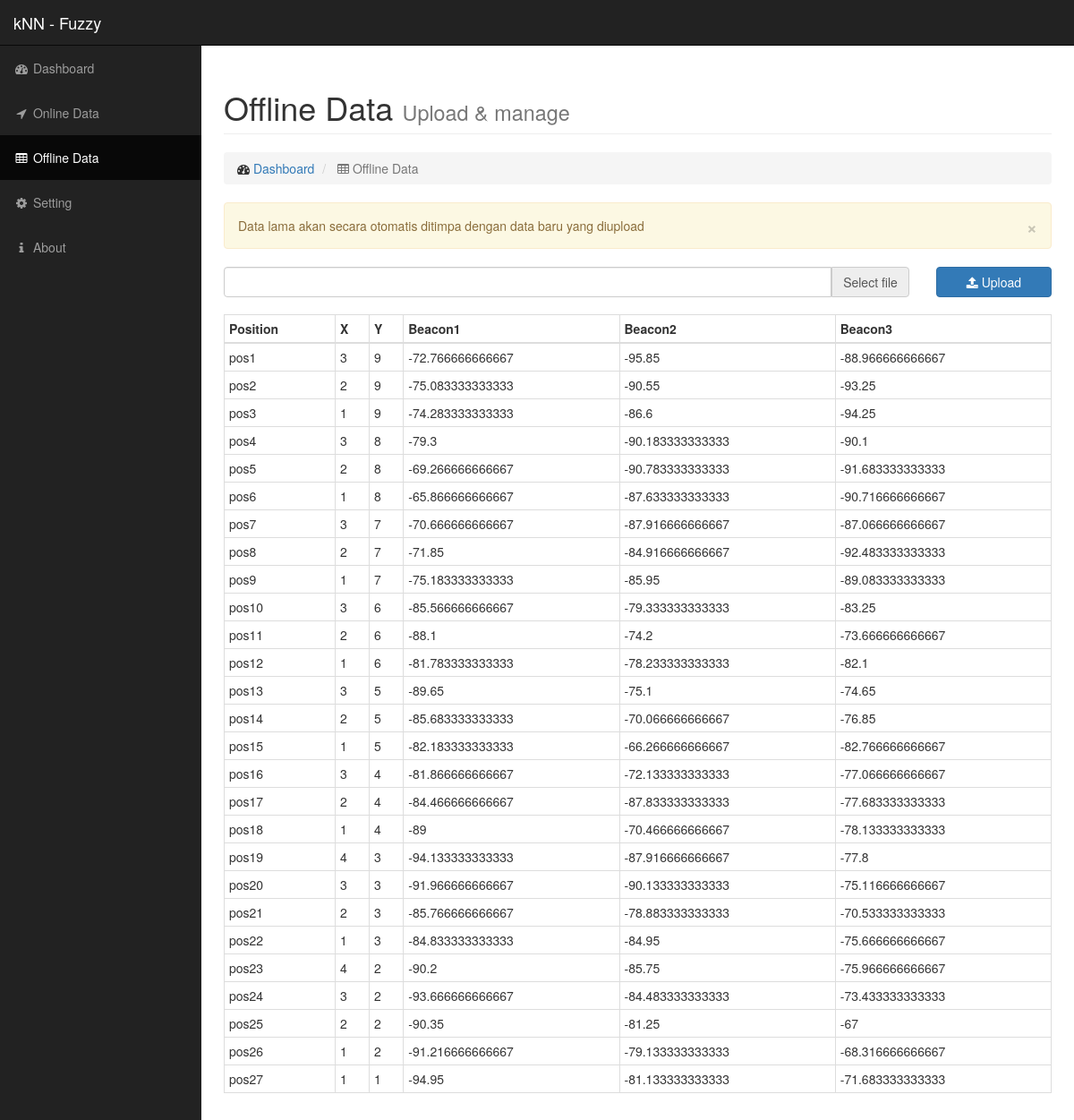
The page /offline.php on the database its author committed.
### tables this page shows
CREATE TABLE mst_offline (
			position varchar(50) PRIMARY KEY,
			x INTEGER, 
			y INTEGER, 			
			beacon1 REAL, 
			beacon2 REAL, 
			beacon3 REAL
			);

### include/config.php (called while the page is built, shortened)
<?php
$app_name = 'kNN - Fuzzy';
$route = basename($_SERVER["SCRIPT_FILENAME"], '.php');
?>

### offline.php (the view, shortened to what this page needs)
<?php
include('include/config.php');
include('include/common_function.php');
include('include/header.php');
?>
<link rel="stylesheet" type="text/css" href="css/plugins/fileinput.css">
<div class="container-fluid">
<div class="row">
    <div class="col-lg-12">
        <h1 class="page-header">
            Offline Data
            <small>Upload &amp; manage</small>
        </h1>
        <ol class="breadcrumb">
            <li>
                <i class="fa fa-dashboard"></i>  <a href="index.php">Dashboard</a>
            </li>
            <li class="active">
                <i class="fa fa-table"></i> Offline Data
            </li>
        </ol>
    </div>
</div>
<div class="alert alert-warning" id="alert-upload">
<button type="button" class="close" data-dismiss="alert" aria-label="Close"><span aria-hidden="true">&times;</span></button>
Data lama akan secara otomatis ditimpa dengan data baru yang diupload
</div>
<form method="post" enctype="multipart/form-data"   >
<div class="row">
    <div class="col-lg-10">
        <div class="fileinput fileinput-new input-group" data-provides="fileinput">
          <div class="form-control" data-trigger="fileinput"><i class="fa fa-file fileinput-exists"></i> <span class="fileinput-filename"></span></div>
          <span class="input-group-addon btn btn-default btn-file"><span class="fileinput-new">Select file</span><span class="fileinput-exists">Change</span><input type="file" name="file"></span>
        </div>
    </div>
    <div class="col-lg-2">
        <button type="submit" name="upload" class="btn btn-primary btn-block"><i class="fa fa-upload"></i> Upload</button>
    </div>
</div>
</form>
<?php
$result = $db->query('select * from mst_offline');
 ?>
<div class="row">
    <div class="col-md-12">
        <table class="table table-bordered table-condensed">
            <thead>
                <tr>
                    <th>Position</th>
                    <th>X</th>
                    <th>Y</th>
                    <th>Beacon1</th>
                    <th>Beacon2</th>
                    <th>Beacon3</th>
                </tr>
            </thead>
            <tbody>
            <?php
            if($result!==false) {
                foreach ($result as $row) {
            ?>
                <tr>
                    <td><?php echo $row['position'] ?></td>
                    <td><?php echo $row['x'] ?></td>
                    <td><?php echo $row['y'] ?></td>
                    <td><?php echo $row['beacon1'] ?></td>
                    <td><?php echo $row['beacon2'] ?></td>
                    <td><?php echo $row['beacon3'] ?></td>
                </tr>
                <?php
            }
                 } else {?>
                <tr>
                    <td colspan="6">Data are empty</td>
                </tr>
                <?php } ?>
            </tbody>
        </table>
    </div>
</div>
</div>
<?php
include('include/footer.php');
?>

### include/header.php (shortened to what this page needs)
<!DOCTYPE html>
<html lang="en">
<head>
    <link href="css/bootstrap.min.css" rel="stylesheet">
    <link href="css/sb-admin.css" rel="stylesheet">
    <link href="css/custom.css" rel="stylesheet">
    <link href="font-awesome/css/font-awesome.min.css" rel="stylesheet" type="text/css">
</head>
<body>
    <div id="wrapper">
        <nav class="navbar navbar-inverse navbar-fixed-top" role="navigation">
            <div class="navbar-header">
                <a class="navbar-brand" href="index.php"><?php echo $app_name; ?></a>
            </div>
            <div class="collapse navbar-collapse navbar-ex1-collapse">
                <ul class="nav navbar-nav side-nav">
                    <li <?php if($route=='index') echo 'class="active"'; ?>>
                        <a href="index.php"><i class="fa fa-fw fa-dashboard"></i> Dashboard</a>
                    </li>
                    <li <?php if($route=='online') echo 'class="active"'; ?>>
                        <a href="online.php"><i class="fa fa-fw fa-location-arrow"></i> Online Data</a>
                    </li>
                    <li <?php if($route=='offline') echo 'class="active"'; ?>>
                        <a href="offline.php"><i class="fa fa-fw fa-table"></i> Offline Data</a>
                    </li>
                    <li <?php if($route=='setting') echo 'class="active"'; ?>>
                        <a href="setting.php"><i class="fa fa-fw fa-cog"></i> Setting</a>
                    </li>
                    <li <?php if($route=='about') echo 'class="active"'; ?>>
                        <a href="about.php"><i class="fa fa-fw fa-info"></i> About</a>
                    </li>
                </ul>
            </div>
        </nav>
       <div id="page-wrapper">

### include/footer.php
    </div>
    </div>
</body>
</html>

### css/sb-admin.css (style rules this page uses)
body { margin-top: 100px; background-color: #222; }
@media (min-width:768px) { body { margin-top: 50px; } }
#wrapper { padding-left: 0; }
#page-wrapper { width: 100%; padding: 0; background-color: #fff; }
@media (min-width:768px) { #wrapper { padding-left: 225px; } }
@media (min-width:768px) { #page-wrapper { padding: 10px; } }
@media (min-width:768px) { .side-nav { position: fixed; top: 51px; left: 225px; width: 225px; margin-left: -225px; border: none; border-radius: 0; overflow-y: auto; background-color: #222; bottom: 0; overflow-x: hidden; padding-bottom: 40px; } }
@media (min-width:768px) { .side-nav>li>a { width: 225px; } }

### rows shown on the page
mst_offline: position "pos1", x "3", y "9", beacon1 "-72.766666666667", beacon2 "-95.85", beacon3 "-88.966666666667"
mst_offline: position "pos2", x "2", y "9", beacon1 "-75.083333333333", beacon2 "-90.55", beacon3 "-93.25"
mst_offline: position "pos3", x "1", y "9", beacon1 "-74.283333333333", beacon2 "-86.6", beacon3 "-94.25"
mst_offline: position "pos4", x "3", y "8", beacon1 "-79.3", beacon2 "-90.183333333333", beacon3 "-90.1"
mst_offline: position "pos5", x "2", y "8", beacon1 "-69.266666666667", beacon2 "-90.783333333333", beacon3 "-91.683333333333"
mst_offline: position "pos6", x "1", y "8", beacon1 "-65.866666666667", beacon2 "-87.633333333333", beacon3 "-90.716666666667"
mst_offline: position "pos7", x "3", y "7", beacon1 "-70.666666666667", beacon2 "-87.916666666667", beacon3 "-87.066666666667"
mst_offline: position "pos8", x "2", y "7", beacon1 "-71.85", beacon2 "-84.916666666667", beacon3 "-92.483333333333"
mst_offline: position "pos9", x "1", y "7", beacon1 "-75.183333333333", beacon2 "-85.95", beacon3 "-89.083333333333"
mst_offline: position "pos10", x "3", y "6", beacon1 "-85.566666666667", beacon2 "-79.333333333333", beacon3 "-83.25"
mst_offline: position "pos11", x "2", y "6", beacon1 "-88.1", beacon2 "-74.2", beacon3 "-73.666666666667"
mst_offline: position "pos12", x "1", y "6", beacon1 "-81.783333333333", beacon2 "-78.233333333333", beacon3 "-82.1"
mst_offline: position "pos13", x "3", y "5", beacon1 "-89.65", beacon2 "-75.1", beacon3 "-74.65"
mst_offline: position "pos14", x "2", y "5", beacon1 "-85.683333333333", beacon2 "-70.066666666667", beacon3 "-76.85"
mst_offline: position "pos15", x "1", y "5", beacon1 "-82.183333333333", beacon2 "-66.266666666667", beacon3 "-82.766666666667"
mst_offline: position "pos16", x "3", y "4", beacon1 "-81.866666666667", beacon2 "-72.133333333333", beacon3 "-77.066666666667"
mst_offline: position "pos17", x "2", y "4", beacon1 "-84.466666666667", beacon2 "-87.833333333333", beacon3 "-77.683333333333"
mst_offline: position "pos18", x "1", y "4", beacon1 "-89", beacon2 "-70.466666666667", beacon3 "-78.133333333333"
mst_offline: position "pos19", x "4", y "3", beacon1 "-94.133333333333", beacon2 "-87.916666666667", beacon3 "-77.8"
mst_offline: position "pos20", x "3", y "3", beacon1 "-91.966666666667", beacon2 "-90.133333333333", beacon3 "-75.116666666667"
mst_offline: position "pos21", x "2", y "3", beacon1 "-85.766666666667", beacon2 "-78.883333333333", beacon3 "-70.533333333333"
mst_offline: position "pos22", x "1", y "3", beacon1 "-84.833333333333", beacon2 "-84.95", beacon3 "-75.666666666667"
mst_offline: position "pos23", x "4", y "2", beacon1 "-90.2", beacon2 "-85.75", beacon3 "-75.966666666667"
mst_offline: position "pos24", x "3", y "2", beacon1 "-93.666666666667", beacon2 "-84.483333333333", beacon3 "-73.433333333333"
mst_offline: position "pos25", x "2", y "2", beacon1 "-90.35", beacon2 "-81.25", beacon3 "-67"
mst_offline: position "pos26", x "1", y "2", beacon1 "-91.216666666667", beacon2 "-79.133333333333", beacon3 "-68.316666666667"
mst_offline: position "pos27", x "1", y "1", beacon1 "-94.95", beacon2 "-81.133333333333", beacon3 "-71.683333333333"

### other values the page prints
$app_name "kNN - Fuzzy"
